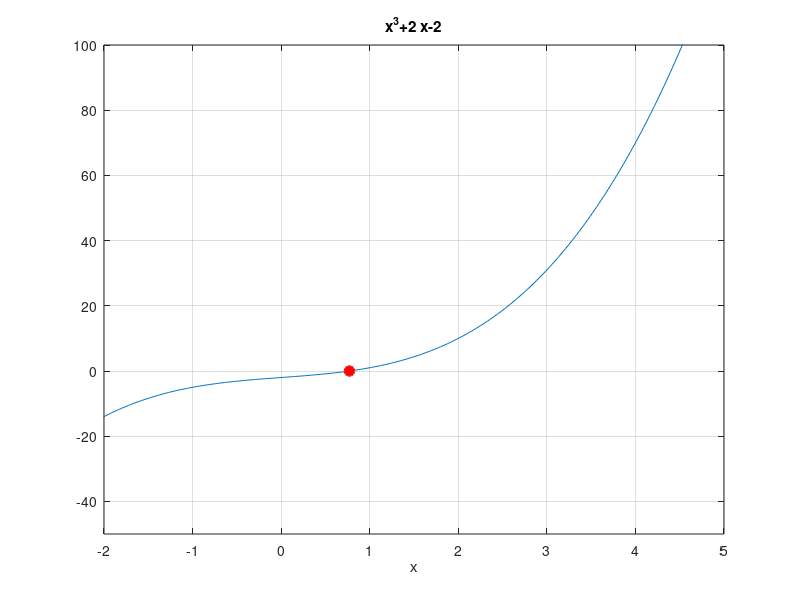

MATLAB code for this plot:
  clc,clear all, close all;

%input fungsi, toleransi,a & b
f=inline('x^3+2*x-2');
%f=inline('36-(0.654*m*(1-exp(-150/m)))')
tol=0.0001; 
maxit=100;
a=0;b=1;

%cek a dan b
if f(a)*f(b)>0
    c='failure'
    return
end

disp('  n      a           b           c       (b-a)')
%memulai iterasi
for n=1:maxit;
    c=(a+b)/2; %akar estimasi
    Err=abs(a-b);%error
    waitforbuttonpress
    fprintf('%3i %11.4f%11.4f%11.4f%11.4f\n', n, a, b,c,(b-a))
    
    %Plot grafik
    ezplot(f)
    grid on
    hold all
    plot(a,f(a),'b*','linewidth',2.5)
    xlim([-2 5])
    ylim([-50 100])
    grid on
        plot(b,f(b),'b*','linewidth',2.5)
    plot(c,f(c),'ro','MarkerFaceColor','r','linewidth',2.5)
    hold off
    
    if f(c)==0 %Jika akar sudah diperoleh,iterasi dihentikan
        break
        return
    end
    
    if Err<tol%Jika error lebih kecil dari 
        break
        return
    end
    
    if f(b)*f(c)>0 %cek tanda untuk ganti interval
        b=c;
    else a=c;
    end
end
disp('Pencarian Selesai')
Hasil=[c f(c) Err]